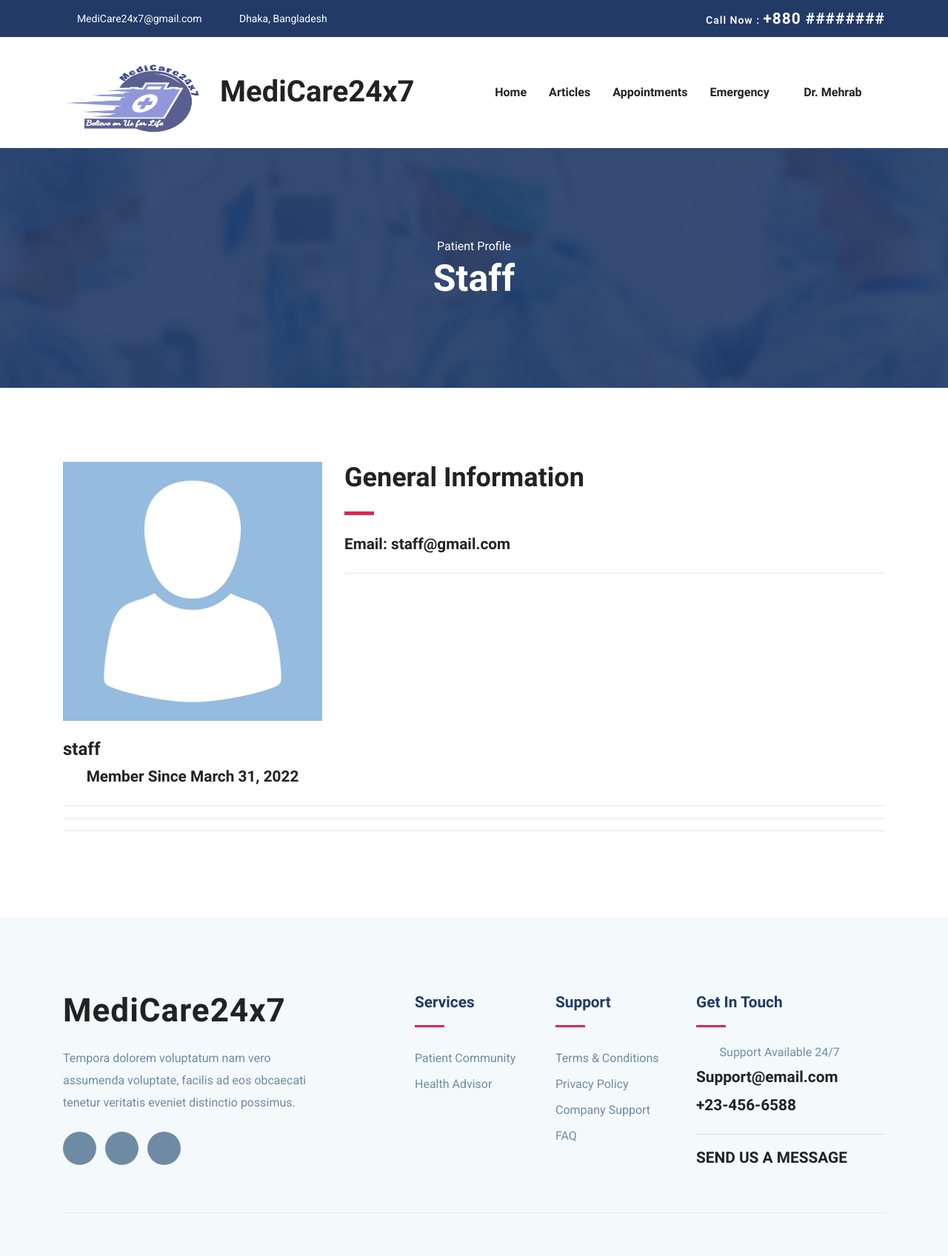
Screenshot of /accounts/patient-profile/2 (signed in) with the database file from the repository.
### accounts/models.py (models this page shows, shortened)
class UserModel(AbstractBaseUser, PermissionsMixin):
    email = models.EmailField(max_length=255, unique=True)  # Email
    name = models.CharField(max_length=255)  # Name
    is_patient = models.BooleanField(default=False)  # True if patient
    is_doctor = models.BooleanField(default=False)  # True if doctor
    is_active = models.BooleanField(default=True)  # True if active
    is_staff = models.BooleanField(default=False)
    is_admin = models.BooleanField(default=False)
    is_superuser = models.BooleanField(default=False)
    date_joined = models.DateTimeField(auto_now_add=True)
    USERNAME_FIELD = 'email'
    REQUIRED_FIELDS = ['name']  # Email & Password are required by default.
    objects = MyUserManager()  # User manager for the User Model

class PatientModel(models.Model):
    GENDER_CHOICES = [
        ('Male', 'Male'),
        ('Female', 'Female'),
        ('Other', 'Other'),
    ]
    BLOOD_GROUP_CHOICES = [
        ('A+', 'A+'),
        ('A-', 'A-'),
        ('B+', 'B+'),
        ('B-', 'B-'),
        ('AB+', 'AB+'),
        ('AB-', 'AB-'),
        ('O+', 'O+'),
        ('O-', 'O-'),
    ]
    user = models.OneToOneField(UserModel, on_delete=models.CASCADE)
    image = models.ImageField(null=True, blank=True)  # Patient Profile Picture
    gender = models.CharField(max_length=10, choices=GENDER_CHOICES, null=True, blank=True)
    blood_group = models.CharField(max_length=10, choices=BLOOD_GROUP_CHOICES, null=True, blank=True)
    height = models.DecimalField(decimal_places=2, max_digits=4, null=True, blank=True)
    weight = models.IntegerField(null=True, blank=True)
    date_of_birth = models.DateField(null=True, blank=True)
    phone = models.CharField(max_length=15, null=True, blank=True)
    address = models.TextField(max_length=100, null=True, blank=True)
    last_donation = models.DateField(null=True, blank=True)

### accounts/views.py (the view)
# urls.py: path('accounts/patient-profile/<str:pk>', patient_profile_view, name='patient-profile'),
@login_required(login_url="login")
def patient_profile_view(request, pk):  # The patient profile page
    is_self = False  # set the is_self variable to false
    user = UserModel.objects.get(id=pk)  # get the user
    if request.user == user:  # check if the user is the same as the user in the url
        is_self = True  # set the is_self variable to true
    has_access = True  #  set the has_access variable to true
    profile = PatientModel.objects.get(user=user)  # get the patient's profile
    date_joined = calc_age(user.date_joined)  # calculate the age of the user
    age = None
    if profile.date_of_birth:  # check if the patient has a date of birth
        age = calc_age(profile.date_of_birth)  # calculate the age of the patient
    incomplete_profile = False  # set the incomplete_profile variable to false
    if (
        not profile.gender
        or not profile.blood_group
        or not profile.date_of_birth
        or not profile.phone
        or not profile.height
        or not profile.weight
        or not profile.address
    ):
        incomplete_profile = True  # set the incomplete_profile variable to true
    context = {  # Context to render the view
        "user": user,  # the user
        "is_self": is_self,
        "has_access": has_access,
        "profile": profile,
        "date_joined": date_joined,
        "age": age,
    }
    return render(request, "accounts/patient-profile.html", context)

### accounts/utils.py (called while the page is built)
def calc_age(DOB):
    today = date.today()
    return today.year-DOB.year -((today.month, today.day) < (DOB.month, DOB.day))

### templates/accounts/patient-profile.html (shortened to what this page needs)
{% extends "base.html" %}
{% load static %}
{% block content %}
<section class="page-title bg-1">
    <div class="container">
        <div class="row">
            <div class="col-md-12">
                <div class="block text-center">
                    <span class="text-white">Patient Profile</span>
                    <h1 class="text-capitalize mb-5 text-lg">{{ profile.user.name }}</h1>
                </div>
            </div>
        </div>
    </div>
</section>
<section class="section doctor-single">
    <div class="container">
        <div class="row">
            <div class="col-lg-4 col-md-6">
                <div class="doctor-img-block">
                    {% if profile.image %}
                    <img src="{{ profile.image.url }}" alt="{{ user.name }}" class="img-fluid w-100">
                    {% else %}
                    <img src="{% static 'images/placeholders/user-placeholder.png' %}" alt="{{ user.name }}"
                         class="img-fluid w-100">
                    {% endif %}
                    <div class="info-block mt-4">
                        <p class="mb-1">
                            <span class="h3">{{ profile.user.name }}</span>
                        </p>
                        <p class="h4 text-center">Member Since {{ user.date_joined.date}}</p>
                    </div>
                </div>
            </div>
            <div class="col-lg-8 col-md-6">
                <div class="doctor-details mt-4 mt-lg-0">
                    <h2 class="text-md">General Information</h2>
                    <div class="divider my-4"></div>
                    <div class="row">
                        <div class="col-lg-6">
                            <h4>Email: <a href="mailto:{{user.email}}">{{ user.email }}</a></h4>
                        </div>
                        <div class="col-lg-6">
                        </div>
                    </div>
                    <hr/>
                </div>
            </div>
        </div>
        <hr/>
        <hr/>
        <hr/>
    </div>
</section>
{% endblock %}

### templates/navbar.html (shortened to what this page needs)
{% load static %}
<nav class="navbar navbar-expand-lg navigation" id="navbar">
    <div class="container">
        <a class="navbar-brand" href="{% url 'home' %}">
            <h1><img src="{% static 'images/logo1.png' %}" alt="" class="img-fluid" style="width: 212px ;height: 106px;">MediCare24x7</h1>
        </a>
        <div class="collapse navbar-collapse" id="navbarmain">
            <ul class="navbar-nav ml-auto">
                <li class="nav-item active">
                    <a class="nav-link" href="{% url 'home' %}">Home</a>
                </li>
                <li class="nav-item"><a class="nav-link" href="#">Articles</a></li>
                {% if request.user.is_authenticated and request.user.is_doctor %}
                <li class="nav-item">
                    <a class="nav-link" href="#">Appointments</a>
                </li>
                {% elif request.user.is_authenticated and request.user.is_patient %}
                <li class="nav-item">
                    <a class="nav-link" href="#">Appointments</a>
                </li>
                {% endif %}
                <li class="nav-item dropdown">
                    <a class="nav-link dropdown-toggle" href="#" id="dropdown02"
                       data-toggle="dropdown" aria-haspopup="true" aria-expanded="false">Emergency <i
                            class="icofont-thin-down"></i></a>
                </li>
                {% if request.user.is_authenticated %}
                <li class="nav-item dropdown">
                    <a class="nav-link dropdown-toggle" href="#" id="dropdown03" data-toggle="dropdown"
                       aria-haspopup="true" aria-expanded="false">{{ request.user.name }} <i
                            class="icofont-thin-down"></i></a>
                </li>
                {% endif %}
            </ul>
        </div>
    </div>
</nav>

### static-files/css/style.css (style rules this page uses)
html { overflow-x: hidden; }
body { line-height: 1.6; font-family: "Roboto", sans-serif; -webkit-font-smoothing: antialiased; font-size: 16px; color: #6F8BA4; font-weight: 400; }
h1, .h1, h2, .h2, h3, .h3, h4, .h4, h5, .h5, h6, .h6 { font-family: "Exo", sans-serif; font-weight: 700; color: #222; }
h1, .h1 { font-size: 2.5rem; }
h2, .h2 { font-size: 44px; }
h3, .h3 { font-size: 1.5rem; }
h4, .h4 { font-size: 1.3rem; line-height: 30px; }
p { line-height: 30px; }
.section { padding: 100px 0; }
.text-md { font-size: 2.25rem; }
.text-lg { font-size: 3.75rem; }
a { color: #222; text-decoration: none; transition: all .35s ease; }
.page-title { padding: 120px 0px 70px 0px; position: relative; }
.page-title .block h1 { color: #fff; }
.text-lg { font-size: 50px; }
#navbarmain { padding: 20px 0px; }
#navbarmain .nav-link { font-weight: 600; padding: 10px 15px; color: #222; font-family: "Exo", sans-serif; text-transform: capitalize; font-size: 16px; transition: all .25s ease; }
.dropdown-toggle::after { display: none; }
.navbar-brand { margin-top: 10px; }
.bg-1 { background: url("../images/bg/22.jpg") no-repeat 50% 50%; background-size: cover; position: relative; }
.divider { width: 40px; height: 5px; background: #e12454; }

### rows the page displays
UserModel: user.name "Dr. Mehrab"
PatientModel: user.name "Staff", user.name "staff"
UserModel: date_joined "March 31, 2022", email "staff@gmail.com"
